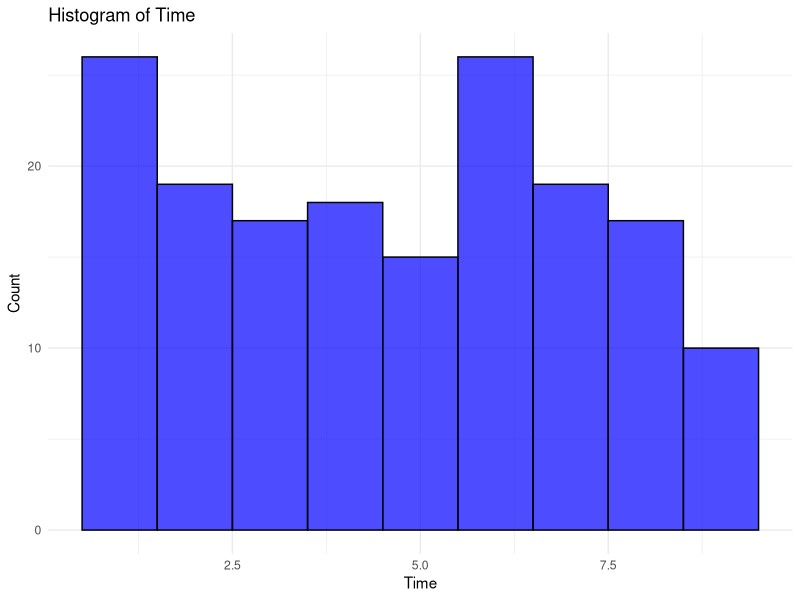

Write R code to recreate this figure.
# Includes
library("survival")
library("survminer")
library("dplyr")

# Read files
data1 <- read.csv("Data_site_1.csv")
data2 <- read.csv("Data_site_2.csv")
data3 <- read.csv("Data_site_3.csv")

dataOG <- rbind(data1, data2, data3)

# Define number of data points min in each interval
nbDataPts <- 5

# Find min and max values
data1 <- data1[order(data1$time), ]
data2 <- data2[order(data2$time), ]
data3 <- data3[order(data3$time), ]

min_total <- min(min(data1$time), min(data2$time), min(data3$time))
max_total <- max(max(data1$time), max(data2$time), max(data3$time))

pas <- 1
interval_size <- 1
increase <- 1
j <- 1

interval_size_OG <- interval_size

left_border <- min_total
right_border <- min_total + interval_size

nbTypesOfIntervals <- floor(((max_total-min_total) - interval_size)/increase)+1
maxNbOfIntervals <- floor(((max_total-interval_size)-min_total)/pas)+1

binary_output_site1 <- matrix(0, nrow = nbTypesOfIntervals, ncol = maxNbOfIntervals)
binary_output_site2 <- matrix(0, nrow = nbTypesOfIntervals, ncol = maxNbOfIntervals)
binary_output_site3 <- matrix(0, nrow = nbTypesOfIntervals, ncol = maxNbOfIntervals)

maxNbOfIntervals
nbTypesOfIntervals

while (interval_size < (max_total-min_total) ){
  
  i <- 1
  
  while (right_border < max_total){
    
    if(sum(data1$time >= left_border & data1$time < right_border) >= nbDataPts) {
      binary_output_site1[j,i] <- 1
    }
    if(sum(data2$time >= left_border & data2$time < right_border) >= nbDataPts) {
      binary_output_site2[j,i] <- 1
    }
    
    if(sum(data3$time >= left_border & data3$time < right_border) >= nbDataPts) {
      binary_output_site3[j,i] <- 1
    }
    
    left_border <- left_border + pas
    right_border <- right_border + pas
    i <- i + 1
    
  }
  
  interval_size <- interval_size + increase
  
  left_border <- min_total
  right_border <- min_total + interval_size
  
  j <- j + 1
}

binary_output_global <- binary_output_site1 + binary_output_site2 + binary_output_site3

intervals <- list()

position <- 1
value <- min_total
nbRows <- nrow(binary_output_global)
done <- FALSE

while (position < ncol(binary_output_global)) {
  for (i in 1:nbRows) {
    if (done == FALSE){
      if (binary_output_global[i, position] == 3) {
        value <- value + (interval_size_OG + (i-1) * increase)
        intervals <- append(intervals, value)
        position <- floor((value - min_total)/pas)
        done <- TRUE
      }
      if (i == nbRows){ # If nothing else, stop the loop
        position <- ncol(binary_output_global)
      }
    }
  }
  done <- FALSE
}

intervals <- append(intervals,max_total+1)
# intervals <- intervals[-(length(intervals) - 1)]    # Dernier intervalle merged avec l'avant dernier

data1$time <- cut(data1$time, breaks = c(-Inf, intervals), labels = FALSE, right = FALSE)
data2$time <- cut(data2$time, breaks = c(-Inf, intervals), labels = FALSE, right = FALSE)
data3$time <- cut(data3$time, breaks = c(-Inf, intervals), labels = FALSE, right = FALSE)

# Données finales
dataInt <- rbind(data1, data2, data3)
dataInt <- dataInt[order(dataInt$time), ]

# Error
res.cox.OG <- coxph(Surv(time, status) ~ age + sex + ph.ecog + ph.karno + pat.karno + meal.cal + wt.loss, dataOG)
res.cox.Int <- coxph(Surv(time, status) ~ age + sex + ph.ecog + ph.karno + pat.karno + meal.cal + wt.loss, dataInt)

#res.cox.OG <- coxph(Surv(time, status) ~ X1 + X2 + X3, dataOG)
#res.cox.Int <- coxph(Surv(time, status) ~ X1 + X2 + X3, dataInt)

#res.cox.OG <- coxph(Surv(time, status) ~ X1 + X2 + X3 + X4 + X5 + X6, dataOG)
#res.cox.Int <- coxph(Surv(time, status) ~ X1 + X2 + X3 + X4 + X5 + X6, dataInt)

differences <- coef(res.cox.OG) - coef(res.cox.Int)
error <- sum(abs((differences / coef(res.cox.OG)) * 100))
error


# Create histogram for the 'time' column in dataInt
plot_dataInt_histogram <- ggplot(dataInt, aes(x = time)) +
  geom_histogram(binwidth = 1, fill = "blue", color = "black", alpha = 0.7) +
  labs(title = "Histogram of Time", x = "Time", y = "Count") +
  theme_minimal()

# Display the plot
print(plot_dataInt_histogram)













